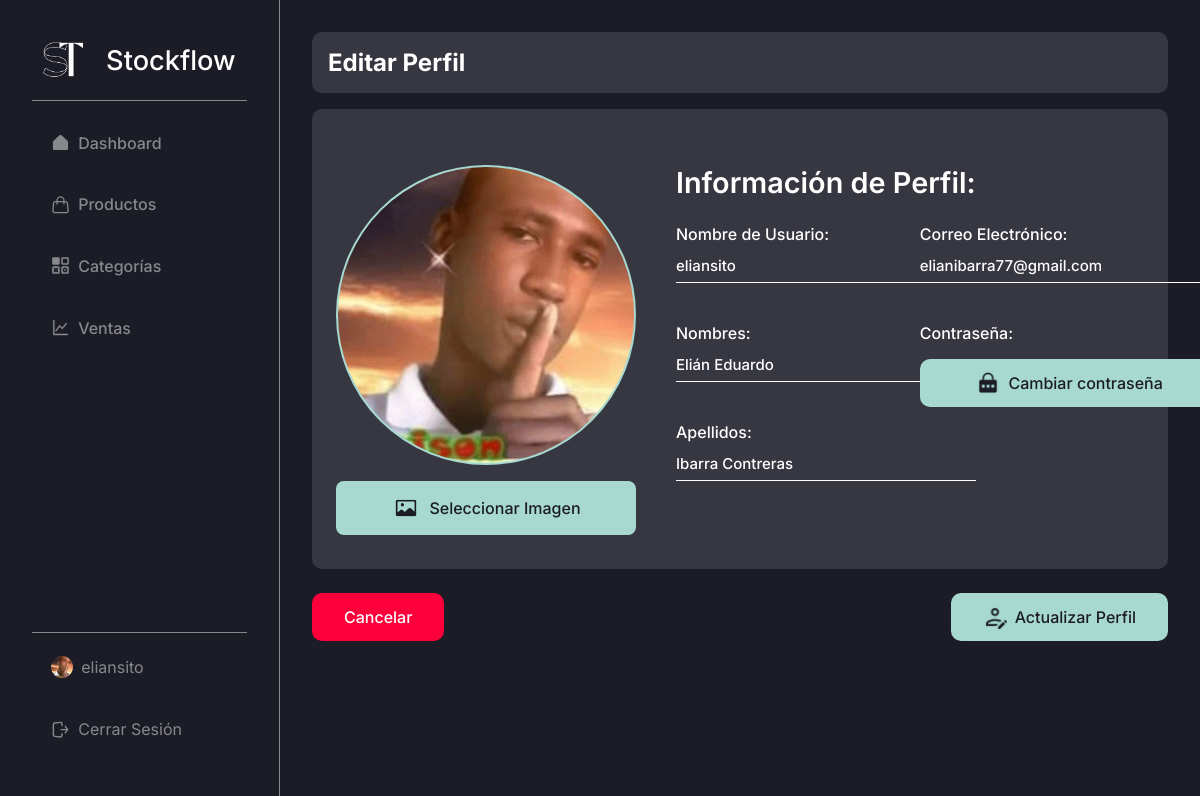
Before: /admin/profile/edit/1 (signed in) with the older database file.
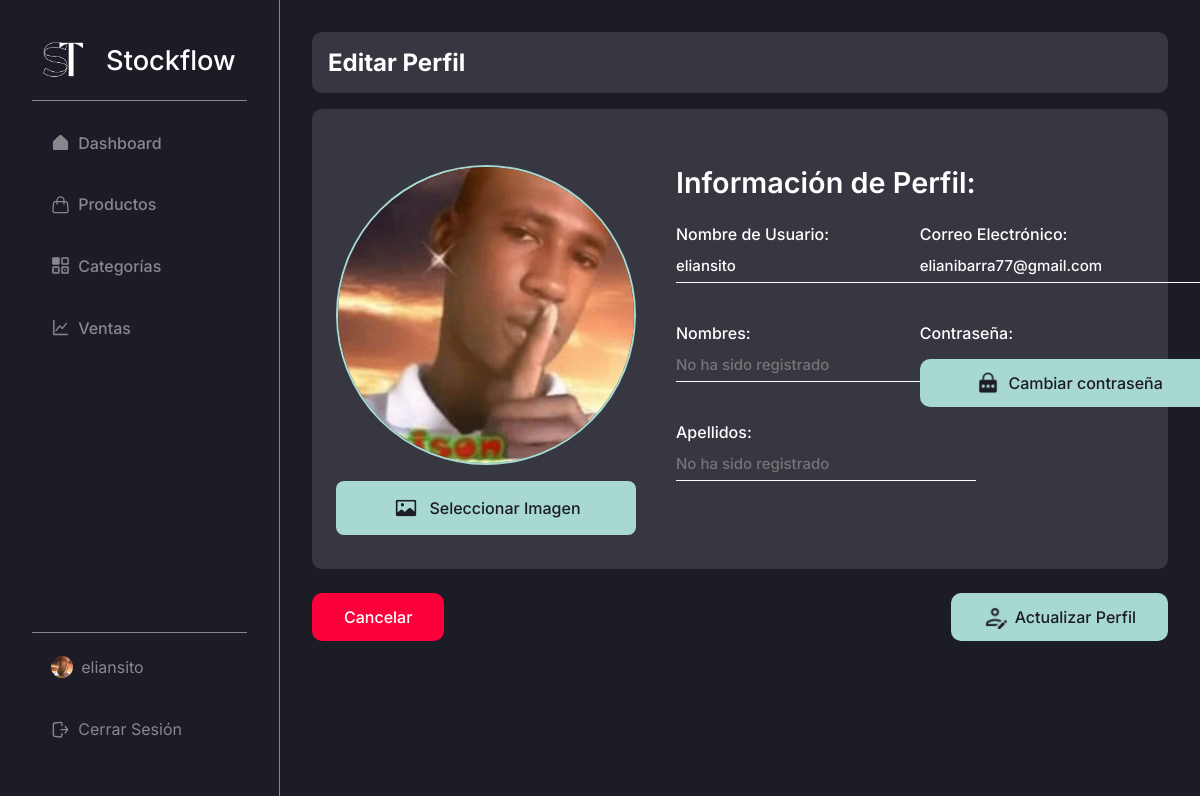
After: the same page with the newer database file.
### stockflow/models.py (models this page shows, shortened)
class User(db.Model):
    id = db.Column(db.Integer, primary_key = True) # Primary key
    email = db.Column(db.String(255), unique = True, nullable = False)
    username = db.Column(db.String(20), unique = True, nullable = False)
    names = db.Column(db.String(50), nullable = True, default="")
    last_names = db.Column(db.String(50), nullable = True, default="")
    password = db.Column(db.Text, nullable = False)
    profile_photo = db.Column(db.String(255), nullable=True, default="")

### stockflow/admin.py (the view, shortened to what this page needs)
@bp.route("/profile/edit/<int:id>", methods = ("GET", "POST"))
@login_required
def update_user(id):
    user = get_user(id)
    profile_photo = get_profile_photo(id)
    return render_template("modules/users/profile/edit.html", user = user, profile_photo = profile_photo)

### stockflow/admin.py (called while the page is built)
def get_user(id):
    user = User.query.get_or_404(id) # Query to user table
    return user

def get_profile_photo(id):
    user = User.query.get_or_404(id)
    profile_proto = ""
    if profile_proto != "":
        profile_proto = user.profile_photo
    return profile_proto

### stockflow/auth.py (called while the page is built)
def login_required(view):
    @functools.wraps(view)
    def wrapped_view(**kwargs):
        if g.user is None:
            message = "Debes iniciar sesión"
            flash(message)
            return redirect(url_for("auth.login"))
        return view(**kwargs)
    return wrapped_view

@bp.before_app_request # Execute the next function in every request, every page
def load_logged_in_user():
    user_id = session.get("user_id")
    if user_id is None:
        g.user = None
    else:
        g.user = User.query.get_or_404(user_id)

### stockflow/templates/modules/users/profile/edit.html (shortened to what the changed rows need)
{% extends 'base-admin.html' %}
{% block content %}
    <head>
        <link rel="stylesheet" href="{{ url_for('static', filename='css/modules/profile.css') }}">
        <link rel="stylesheet" href="{{ url_for('static', filename='css/modules/products.css') }}">
    </head>
    <div class="content-group inter bg-black-light">
        <h2 class="color-white inter">Editar Perfil</h2>
    </div>
    {% if g.user %}
        <form action="" method="post" class="form inter" enctype="multipart/form-data">
            <div class="content-group bg-black-light cont-profile">
                <div class="img-cont-group" style="margin-top: 2rem;">
                    {% if g.user.profile_photo %}
                        <img id="image-preview" src="{{ url_for('static', filename=user.profile_photo) }}" alt="{{ g.user.username }}">
                    {% elif g.user.profile_photo == "" %}
                        <img id="image-preview" src="{{ url_for('static', filename='img/profile-photo-default-img.jpg') }}" alt="{{ g.user.username }}">
                    {% endif %}
                    <label for="custom-file-input" class="btn-select-img bg-turquese-light-blue inter color-black">
                        <img src="{{ url_for('static', filename='img/icons/image.png') }}" alt="">
                        Seleccionar Imagen
                    </label>
                </div>
                <div class="text-cont-group">
                    <h1>Información de Perfil:</h1>
                    <div class="form-prods-group">
                        <label for="name">Nombre de Usuario: </label>
                        {% if g.user.username %}
                            <input
                                type="text"
                                class="inter color-white"
                                value="{{ g.user.username }}"
                                name="username"
                                id="name"
                                placeholder="Nombre de Usuario"
                                required
                            >
                        {% endif %}
                    </div>
                    <div class="form-prods-group">
                        <label for="name">Nombres: </label>
                        {% if g.user.names %}
                            <input
                                type="text"
                                class="inter color-white"
                                value="{{ g.user.names }}"
                                name="names"
                                id="name"
                                placeholder="Nombres"
                            >
                        {% else %}
                            <input
                                type="text"
                                class="inter color-white"
                                name="names"
                                id="name"
                                placeholder="No ha sido registrado"
                            >
                        {% endif %}
                    </div>
                    <div class="form-prods-group">
                        <label for="name">Apellidos: </label>
                        {% if g.user.last_names %}
                            <input
                                type="text"
                                class="inter color-white"
                                value="{{ g.user.last_names }}"
                                name="last_names"
                                id="name"
                                placeholder="Apellidos"
                            >
                        {% else %}
                            <input
                                type="text"
                                class="inter color-white"
                                name="last_names"
                                id="name"
                                placeholder="No ha sido registrado"
                            >
                        {% endif %}
                    </div>
                </div>
                <div class="text-cont-group">
                    <div class="form-prods-group">
                        <label for="name">Correo Electrónico: </label>
                        {% if g.user.email %}
                            <input
                                type="text"
                                class="inter color-white"
                                value="{{ g.user.email }}"
                                name="email"
                                id="name"
                                placeholder="Correo Electrónico"
                                required
                            >
                        {% endif %}
                    </div>
                </div>
            </div>
        </form>
    {% endif %}
{% endblock %}

### stockflow/templates/base-admin.html (shortened to what this page needs)
<!DOCTYPE html>
<html lang="es">
<head>
    <link rel="stylesheet" href="{{ url_for('static', filename='css/global.css') }}">
    <link rel="stylesheet" href="{{ url_for('static', filename='css/base.css') }}">
    <link rel="stylesheet" href="{{ url_for('static', filename='css/tables.css') }}">
    <link rel="stylesheet" href="{{ url_for('static', filename='css/search.css') }}">
    <link rel="stylesheet" href="{{ url_for('static', filename='css/form.css') }}">
</head>
<body>
    <aside class="side-bar inter bg-black br-gray-1">
        <section class="side-bar-main">
            <h1 class="inter">
                <a href="{{ url_for('admin.dashboard') }}" class="color-white">
                    <img src="{{ url_for('static', filename='img/logo.png') }}" alt="">
                    Stockflow
                </a>
            </h1>
            <br>
            <div class="side-bar-divider" />
            <nav class="side-nav-bar">
                <a
                    href="{{ url_for('admin.dashboard') }}"
                    class="item-side-nav-bar inter {% if request.endpoint == 'admin.dashboard' %}item-side-nav-bar--active{% endif %}"
                >
                    Dashboard
                </a>
                <a
                    href="{{ url_for('admin.products') }}"
                    class="item-side-nav-bar inter {% if request.endpoint == 'admin.products' %}item-side-nav-bar--active{% endif %}"
                >
                    Productos
                </a>
                <a
                    href="{{ url_for('admin.categories') }}"
                    class="item-side-nav-bar inter {% if request.endpoint == 'admin.categories' %}item-side-nav-bar--active{% endif %}"
                >
                    Categorías
                </a>
                <a
                    href="{{ url_for('admin.sales') }}"
                    class="item-side-nav-bar inter {% if request.endpoint == 'admin.sales' %}item-side-nav-bar--active{% endif %}"
                >
                    Ventas
                </a>
            </nav>
        </section>
        <footer class="side-bar-footer" style="flex-direction: column;">
            <a
                href="{{ url_for('admin.profile') }}"
                class="item-side-nav-bar inter {% if request.endpoint == 'admin.profile' %}item-side-nav-bar--active{% endif %}"
            >
                {% if g.user.profile_photo %}
                    <img src="{{ url_for('static', filename=g.user.profile_photo) }}" alt="" style="width: 22px; border-radius: 50%;">
                {% endif %}
                {{ g.user.username }}
            </a>
            <a href="{{ url_for('auth.logout') }}" class="item-side-nav-bar inter">
                Cerrar Sesión
            </a>
        </footer>
    </aside>
    <main class="page-content bg-black">
        {% block content %}{% endblock %}
    </main>
</body>
</html>

Changed rows visible on the page:
changed User "eliansito": names "Elián Eduardo" → (not shown); last_names "Ibarra Contreras" → (not shown)
